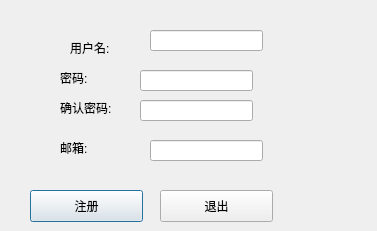
<?xml version="1.0" encoding="UTF-8"?>
<ui version="4.0">
 <class>RegistDialog</class>
 <widget class="QDialog" name="RegistDialog">
  <property name="geometry">
   <rect>
    <x>0</x>
    <y>0</y>
    <width>377</width>
    <height>231</height>
   </rect>
  </property>
  <property name="windowTitle">
   <string>Dialog</string>
  </property>
  <widget class="QLabel" name="label_name">
   <property name="geometry">
    <rect>
     <x>70</x>
     <y>40</y>
     <width>60</width>
     <height>16</height>
    </rect>
   </property>
   <property name="text">
    <string>用户名:</string>
   </property>
  </widget>
  <widget class="QLabel" name="label_passwd1">
   <property name="geometry">
    <rect>
     <x>60</x>
     <y>70</y>
     <width>60</width>
     <height>16</height>
    </rect>
   </property>
   <property name="text">
    <string>密码:</string>
   </property>
  </widget>
  <widget class="QLabel" name="label_passwd2">
   <property name="geometry">
    <rect>
     <x>60</x>
     <y>100</y>
     <width>60</width>
     <height>16</height>
    </rect>
   </property>
   <property name="text">
    <string>确认密码:</string>
   </property>
  </widget>
  <widget class="QLabel" name="label_email">
   <property name="geometry">
    <rect>
     <x>60</x>
     <y>140</y>
     <width>60</width>
     <height>16</height>
    </rect>
   </property>
   <property name="text">
    <string>邮箱:</string>
   </property>
  </widget>
  <widget class="QLineEdit" name="lineEdit_name">
   <property name="geometry">
    <rect>
     <x>150</x>
     <y>30</y>
     <width>113</width>
     <height>21</height>
    </rect>
   </property>
  </widget>
  <widget class="QLineEdit" name="lineEdit_passwd1">
   <property name="geometry">
    <rect>
     <x>140</x>
     <y>70</y>
     <width>113</width>
     <height>21</height>
    </rect>
   </property>
  </widget>
  <widget class="QLineEdit" name="lineEdit_passwd2">
   <property name="geometry">
    <rect>
     <x>140</x>
     <y>100</y>
     <width>113</width>
     <height>21</height>
    </rect>
   </property>
  </widget>
  <widget class="QLineEdit" name="lineEdit_email">
   <property name="geometry">
    <rect>
     <x>150</x>
     <y>140</y>
     <width>113</width>
     <height>21</height>
    </rect>
   </property>
  </widget>
  <widget class="QPushButton" name="btn_Regist">
   <property name="geometry">
    <rect>
     <x>30</x>
     <y>190</y>
     <width>113</width>
     <height>32</height>
    </rect>
   </property>
   <property name="text">
    <string>注册</string>
   </property>
  </widget>
  <widget class="QPushButton" name="btn_Exit">
   <property name="geometry">
    <rect>
     <x>160</x>
     <y>190</y>
     <width>113</width>
     <height>32</height>
    </rect>
   </property>
   <property name="text">
    <string>退出</string>
   </property>
  </widget>
 </widget>
 <resources/>
 <connections/>
</ui>
